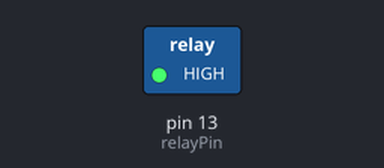
Bench run of a sketch on a simulated Arduino Uno, built with avr-gcc and run on an emulated ATmega328P. Shown: switched loads named in the sketch (green lamp = pin HIGH). Dashed ring = blinking.

Above: at 0.15 s.
Timing chart, 0 to 3.0 s (numbered marks = the images above):
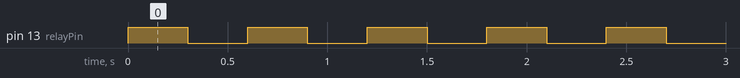

The sketch:

Code_1.ino
```cpp
/*
* PIR sensor tester
*/

int relayPin = 13; // choose the pin for the relay
//int pirSensorPin = 2; // choose the input pin (for PIR sensor)
int pirState = true; // we start, assuming no motion detected
int val = 0; // variable for reading the pin status
int minimummSecsLowForInactive = 5000; // If the sensor reports low for
// more than this time, then assume no activity
long unsigned int timeLow;
boolean takeLowTime;

//the time we give the sensor to calibrate (10-60 secs according to the datasheet)
int calibrationTime = 45;

void setup() {
pinMode(relayPin, OUTPUT); // declare LED as output
//pinMode(pirSensorPin, INPUT); // declare sensor as input

//Serial.begin(9600);
//
////give the sensor some time to calibrate
//Serial.print("calibrating sensor ");
//for(int i = 0; i < calibrationTime; i++){
//Serial.print(".");
//delay(1000);
//}
//Serial.println(" done");
//Serial.println("SENSOR ACTIVE");
//delay(50);
}

void loop(){
digitalWrite(relayPin,HIGH);
delay(300);
digitalWrite(relayPin,LOW);
delay(300);
//val = digitalRead(pirSensorPin); // read input value
//if (digitalRead(pirSensorPin) == HIGH) { // check if the input is HIGH
//
//digitalWrite(relayPin, HIGH); // turn LED ON
//if (pirState) {
//// we have just turned on
//pirState = false;
//Serial.println("Motion detected!");
//// We only want to print on the output change, not state
//delay(50);
//}
//takeLowTime = true;
//}
//
//else {
//digitalWrite(relayPin, LOW); // turn LED OFF
//
//if (takeLowTime){
//timeLow = millis();
//takeLowTime = false;
//}
//
//if(!pirState && millis() - timeLow > minimummSecsLowForInactive){
//pirState = true;
//Serial.println("Motion ended!");
//delay(50);
//}
//
//}
}
```

Measured:
- by itself, pin 13 (relayPin): alternates HIGH for 0.30 s and LOW for 0.30 s
